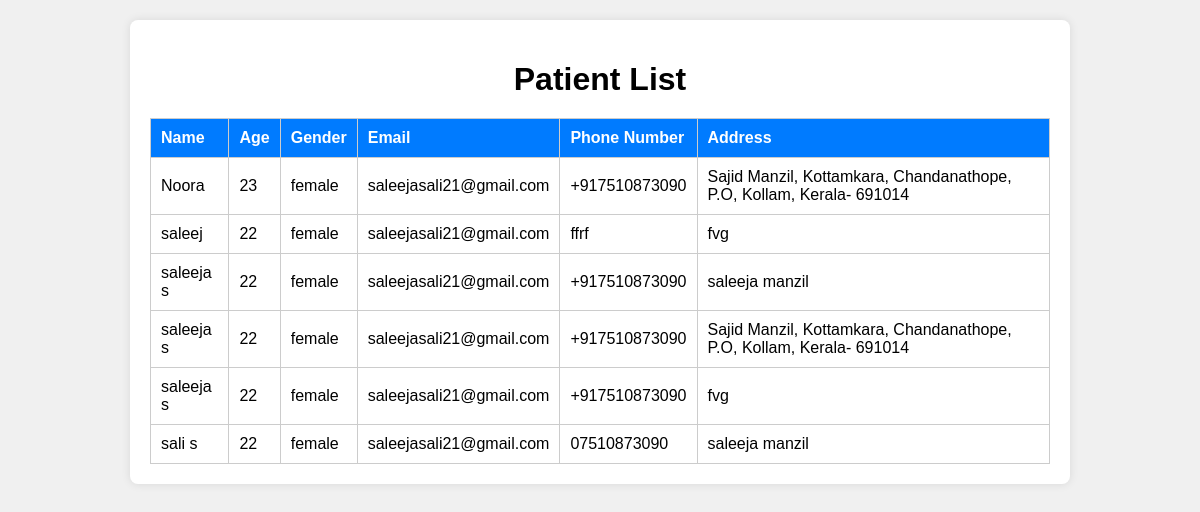
Page /list-patients/ on the earlier database version.
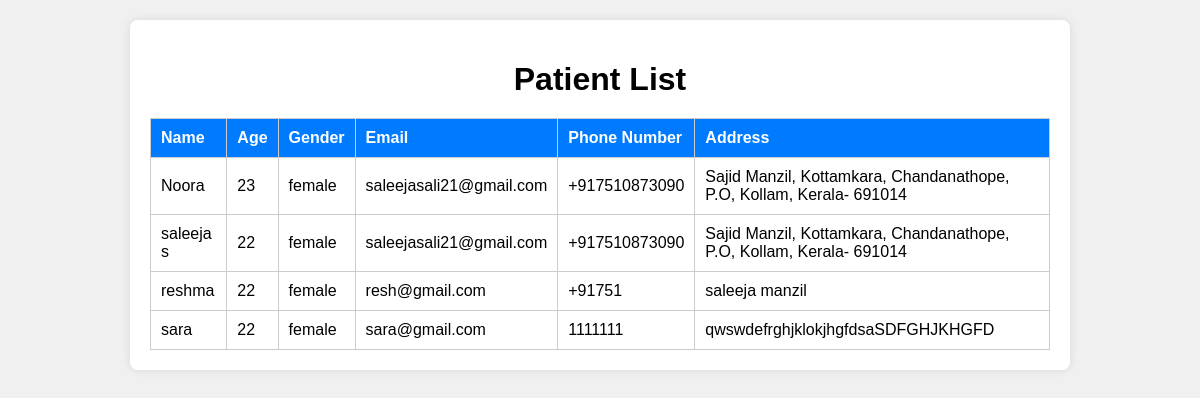
Same page on the later database version.
### patient_registration/models.py (models this page shows, shortened)
class Patient(models.Model):
    name = models.CharField(max_length=100)
    age = models.IntegerField()
    gender = models.CharField(max_length=10)
    email = models.EmailField()
    phone_number = models.CharField(max_length=15)
    address = models.TextField()

### patient_registration/views.py (the view)
# urls.py: path('list-patients/', views.patient_list, name='patient_list'),
def patient_list(request):
    patients = Patient.objects.all()
    return render(request, 'patient_list.html', {'patients': patients})

### templates/patient_list.html (shortened to what this page needs)
<!DOCTYPE html>
<html lang="en">
<head>
</head>
<body>
    <div class="container">
        <h1>Patient List</h1>
        <table>
            <thead>
                <tr>
                    <th>Name</th>
                    <th>Age</th>
                    <th>Gender</th>
                    <th>Email</th>
                    <th>Phone Number</th>
                    <th>Address</th>
                </tr>
            </thead>
            <tbody>
                {% for patient in patients %}
                <tr>
                    <td>{{ patient.name }}</td>
                    <td>{{ patient.age }}</td>
                    <td>{{ patient.gender }}</td>
                    <td>{{ patient.email }}</td>
                    <td>{{ patient.phone_number }}</td>
                    <td>{{ patient.address }}</td>
                </tr>
                {% endfor %}
            </tbody>
        </table>
    </div>
</body>
</html>

### templates/patient_list.html (style rules this page uses)
body { font-family: Arial, sans-serif; background-color: #f0f0f0; margin: 0; padding: 0; }
.container { max-width: 900px; margin: 20px auto; padding: 20px; background-color: #fff; border-radius: 8px; box-shadow: 0 0 10px rgba(0, 0, 0, 0.1); }
h1 { text-align: center; margin-bottom: 20px; }
table { width: 100%; border-collapse: collapse; }
th, td { padding: 10px; border: 1px solid #ccc; text-align: left; }
th { background-color: #007bff; color: #fff; }

Differences in the rows shown:
removed Patient: name "saleej", age "22", gender "female", email "saleejasali21@gmail.com", phone_number "ffrf", address "fvg"
removed Patient: name "saleeja s", age "22", gender "female", email "saleejasali21@gmail.com", phone_number "+917510873090", address "saleeja manzil"
removed Patient: name "saleeja s", age "22", gender "female", email "saleejasali21@gmail.com", phone_number "+917510873090", address "fvg"
removed Patient: name "sali s", age "22", gender "female", email "saleejasali21@gmail.com", phone_number "07510873090", address "saleeja manzil"
added Patient: name "reshma", age "22", gender "female", email "resh@gmail.com", phone_number "+91751", address "saleeja manzil"
added Patient: name "sara", age "22", gender "female", email "sara@gmail.com", phone_number "1111111", address "qwswdefrghjklokjhgfdsaSDFGHJKHGFD"
